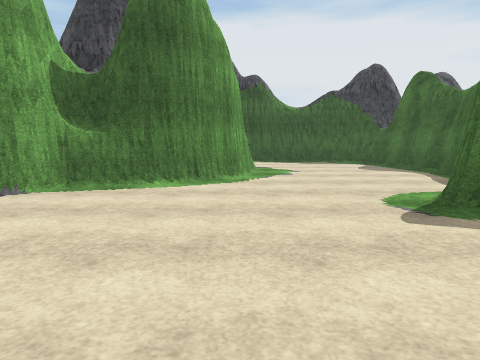
View 1 (above)

21 first-person views from a walk through a 3-D level made in the Unity game engine. The camera is 1.3 m above the floor, tilts 6° down and sees 70° across. The floor is counted in squares, 2 m on a side. Each view is taken from the middle of a square. On the plan, view 1 faces up. The plan holds only what a view shows up to about 10 squares ahead; the rest is blank. Surface patterns are stand-ins for the level's own textures.

View 2
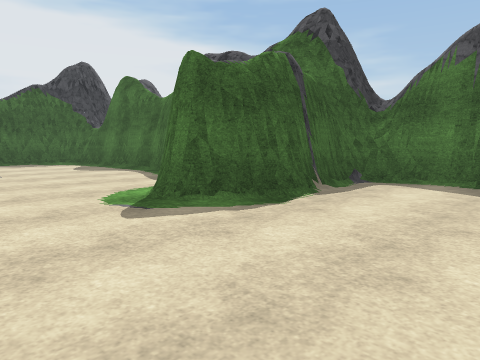

View 3
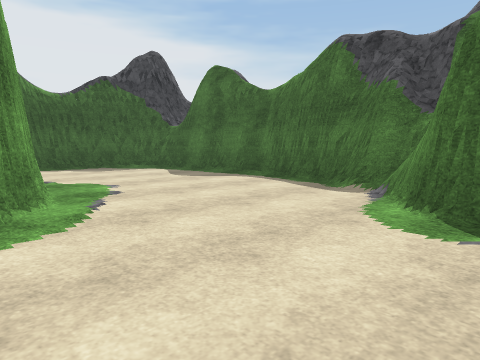

View 4
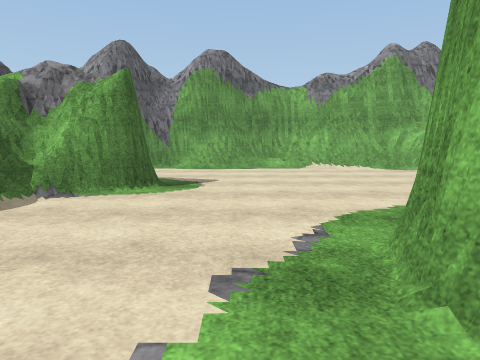

View 5
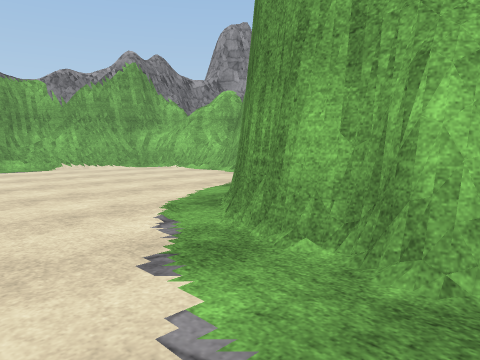

View 6
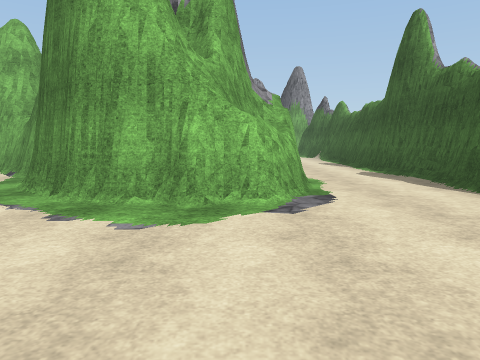

View 7
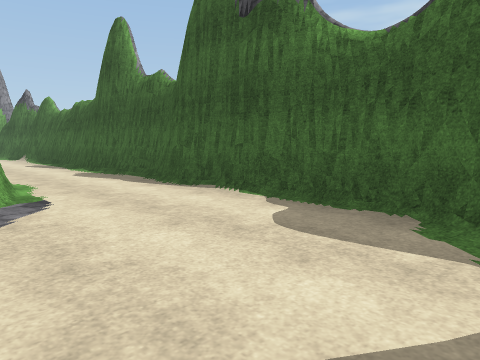

View 8
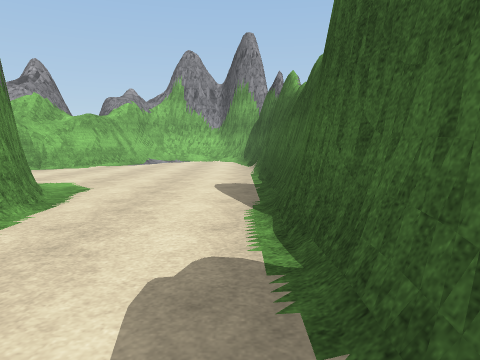

View 9
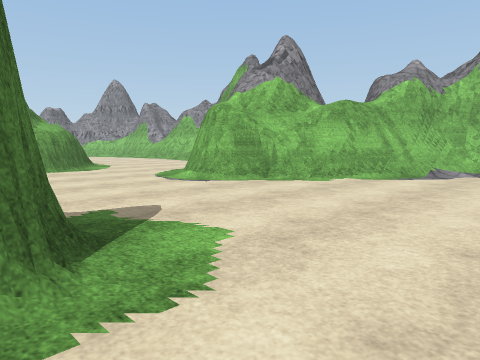

View 10
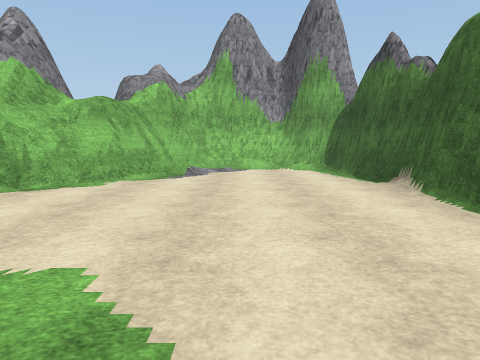

View 11
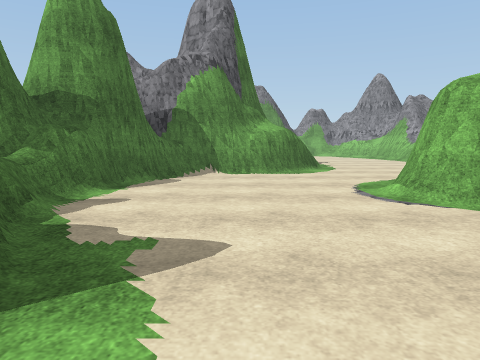

View 12
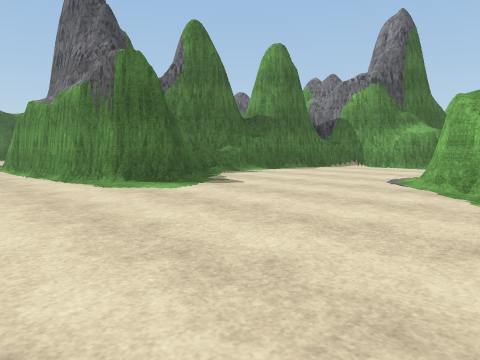

View 13
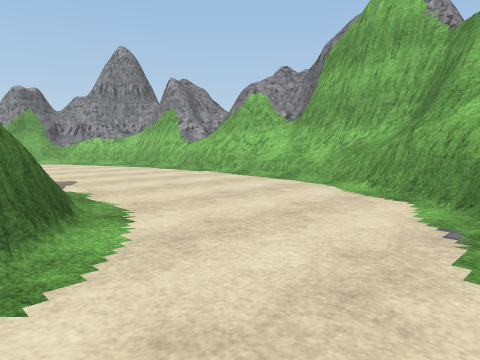

View 14
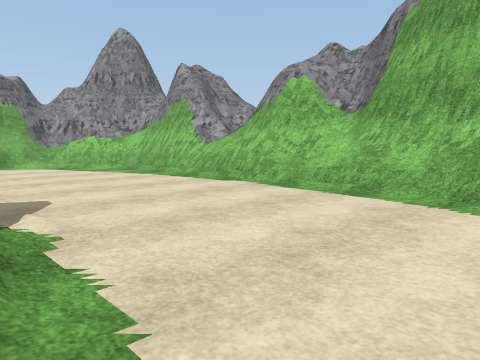

View 15
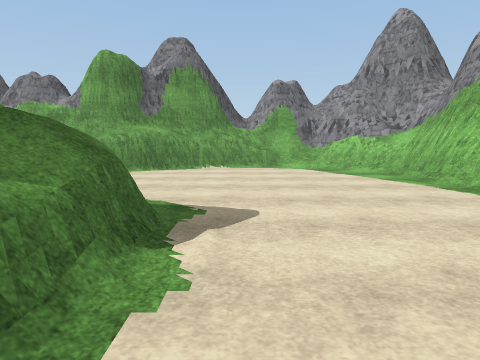

View 16
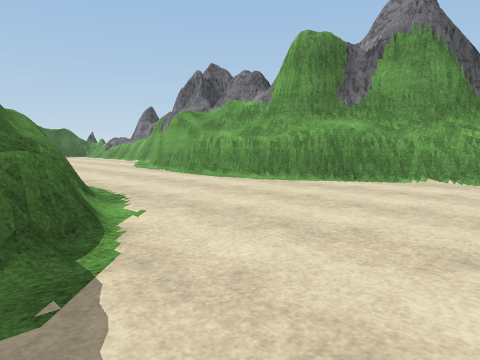

View 17
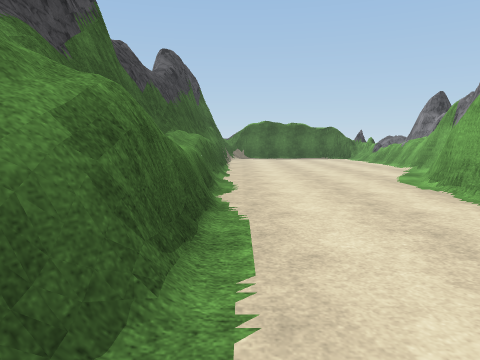

View 18
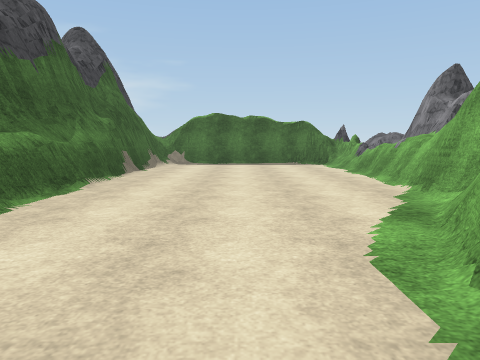

View 19
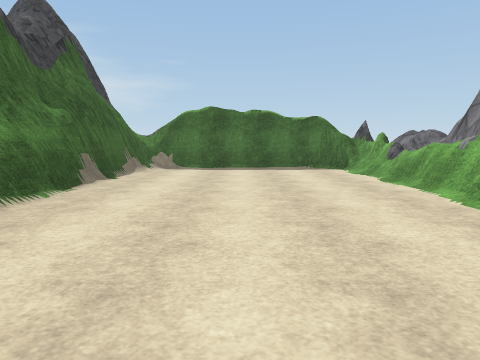

View 20
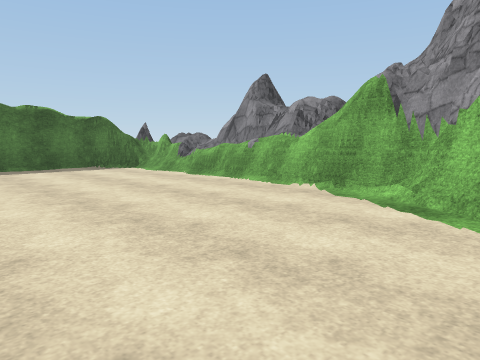

View 21
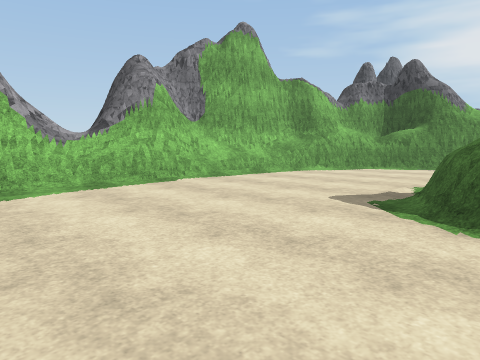

### Floor plan
Key: @ floor where view 1 was taken; # wall or solid block; . main floor; : floor 0.5 m higher than the main floor; / step, stairs or slope; = window, fence, low wall or low ledge; ^ raised ledge.
Columns run from 15 left of view 1 to 7 right of it. Each row starts with its distance up from view 1.
 13 ####################
 12 #..................##
 11 #...................#
 10 #..........####.....#
  9 #/.......#    ##....#
  8 ###......#    ##....#
  7   ##.....^#   ##....#
  6    ##.....# ###.....#
  5    ##....####......##
  4   ##.....###......###
  3 ###.....=###......####
  2 ##....######..........
  1 #....##    #.........#
  0 #....=     ##..@...
 -1 #....=#     ########
 -2 #....=##     ##
 -3 #.....=###^^^#########
 -4 #....................##
 -5 #.....................#
 -6 #.....................#
 -7 #.......####..........#
 -8 ##....###  ###........#
 -9  ######      ###==:=###
-10               ########

Positions as (right, up) in squares from view 1, and headings:
1: (0, 0), facing up
2: (0, 0), facing up-right
3: (-1, 3), facing up-right
4: (1, 9), facing down
5: (2, 9), facing down-left
6: (4, 9), facing left
7: (4, 9), facing up-left
8: (-2, 12), facing left
9: (-6, 11), facing down-left
10: (-6, 10), facing left
11: (-8, 10), facing down
12: (-12, 12), facing down-right
13: (-9, 4), facing down-left
14: (-10, 2), facing down-left
15: (-11, 1), facing down
16: (-12, -2), facing down-right
17: (-9, -4), facing right
18: (-5, -6), facing right
19: (-3, -6), facing right
20: (-3, -4), facing down-right
21: (-9, -6), facing up-left
